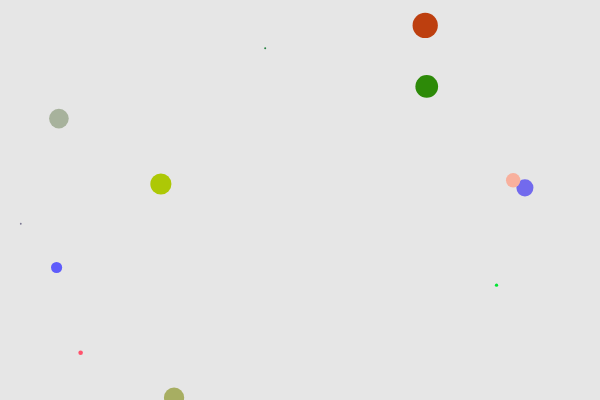
Frame 1 (no input)
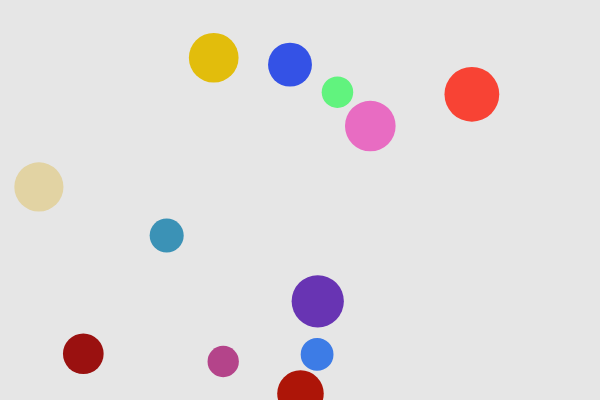
Frame 60 (no input)
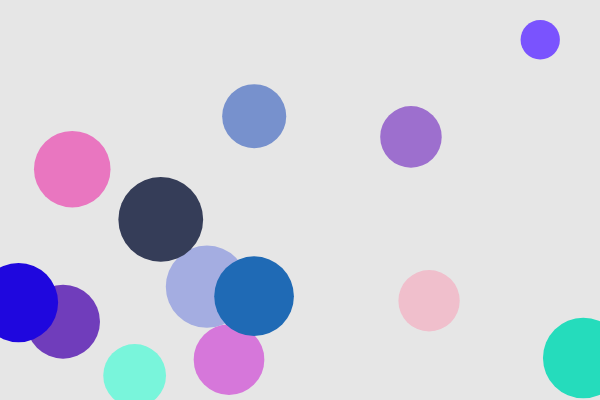
Frame 120 (the mouse pressed at the canvas centre since frame 60)

The p5.js sketch that drew these frames (run headless with seeded random() and noise() and a simulated clock; from frame 60 on, the mouse is pressed at the canvas centre):

// p5.js sketch
// ── sketch.js
// DM2008 — Activity 4b [Guided]
// Objects in Motion (50 min)


let agents = [];
const NUM_START = 12;

function setup() {
  createCanvas(600, 400);
  noStroke();

  for (let i = 0; i < NUM_START; i++) {
    let x = random(width);
    let y = random(height);
    let sz = random(1,30);
    let speedX = random(-6, 6);
    let speedY = random(-6, 6);
    agents.push(new Agent(x, y, sz, speedX, speedY));
    
  }
}

function draw() {
  background(230);

  for (let i = 0; i < agents.length; i++) {
    agents[i].update();
    agents[i].show();
    agents[i].grow();

    if (agents[i].sz > 100){
      agents.splice(i,1)
    }
  }
}

function mousePressed() {
  let sz = random(5,15);
  let speedX = random(-8, 8);
  let speedY = random(-8, 8);
  agents.push(new Agent(mouseX, mouseY, sz, speedX, speedY));
}

function keyPressed() {
  if (key == "C" || key == "c") {
    agents = [];
  }
}

class Agent {
  constructor(x, y, sz, speedX, speedY) {
    this.x = x;
    this.y = y;
    this.sz = sz;
    this.dx = speedX;
    this.dy = speedY;
    this.col = (random(255),random(255),random(255));
    
    // a color value that will change over time
    // What else might your agent need to know about itself?
  }

  update() {
    // Position changes by speed each frame — can you see why?
    this.x += this.dx;
    this.y += this.dy;

    // This is a property changing over time — try changing size or speed instead
    this.col = (this.col + 1) % 255;

    if (this.x > width) {
      this.dx = this.dx * (-1);
    }
    if (this.x < 0) {
      this.dx = this.dx * (-1);
    }
    if (this.y > height) {
      this.dy = this.dy * (-1);
    }
    if (this.y < 0) {
      this.dy = this.dy * (-1);
    }
  }

  show() {
    // this.col drives the color shift — how could you use your other properties here?
    fill(this.col, random(255), random(255));
    ellipse(this.x, this.y, this.sz);
  }

  grow(){
    if (this.sz <=100){
      this.sz += 0.5
      
    }
  }

  
}
